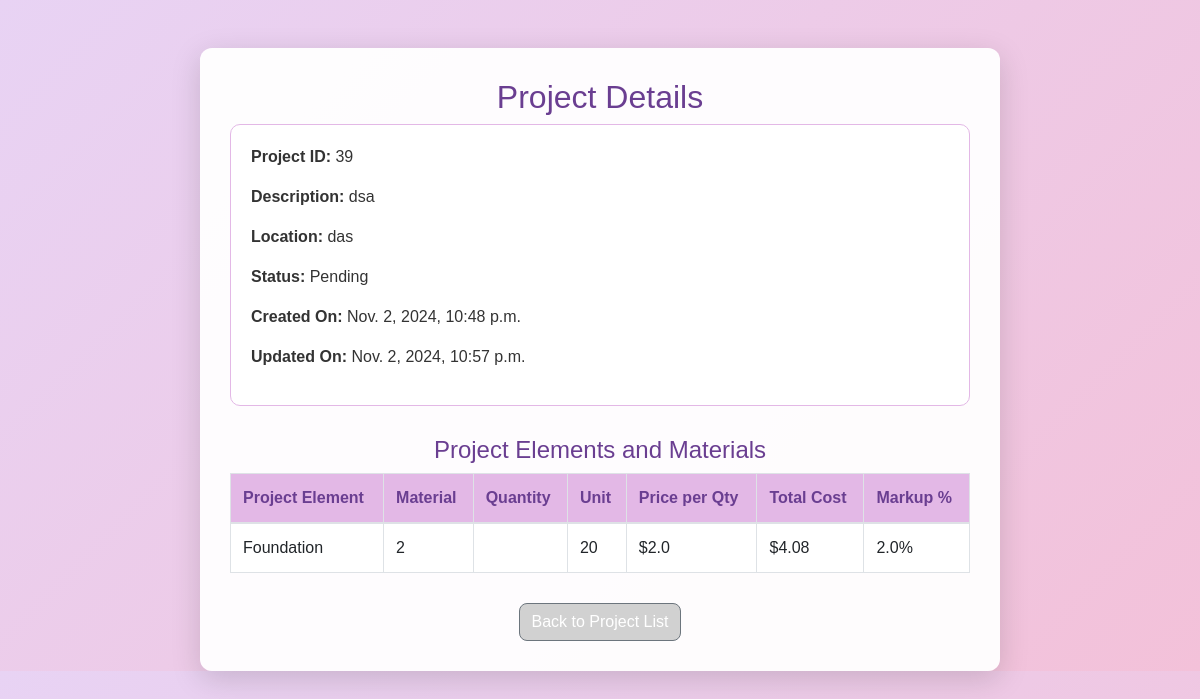
Screenshot of /edit_project/39/ (signed in) with the database file from the repository.
### quotations/models.py (models this page shows, shortened)
class Project(models.Model):
    STATUS_CHOICES = [
        ("Pending", "Pending"),
        ("Approved", "Approved"),
        ("Declined", "Declined"),
        ("Completed", "Completed"),
    ]
    name = models.CharField(max_length=100)
    area_size = models.DecimalField(max_digits=10, decimal_places=2, default=0)
    description = models.TextField()  # Changed to TextField for longer descriptions
    location = models.CharField(max_length=100)
    start_date = models.DateField(blank=True, null=True)
    end_date = models.DateField(blank=True, null=True)
    user = models.ForeignKey(User, on_delete=models.CASCADE, related_name="projects")
    status = models.CharField(
        max_length=20, choices=STATUS_CHOICES, default="Pending", blank=True, null=True
    )
    created_at = models.DateTimeField(auto_now_add=True)
    updated_at = models.DateTimeField(auto_now=True)
    approved_by_user = models.BooleanField(default=False)
    approved_by_admin = models.ForeignKey(
        User, null=True, blank=True, related_name="approved_projects", on_delete=models.SET_NULL
    )
    declined_by_admin = models.ForeignKey(
        User, null=True, blank=True, related_name="declined_projects", on_delete=models.SET_NULL
    )
    declined_by_user = models.BooleanField(default=False)

class ProjectElement(models.Model):
    project = models.ForeignKey(
        Project, on_delete=models.CASCADE, related_name="elements"
    )
    name = models.CharField(max_length=100)
    created_at = models.DateTimeField(auto_now_add=True)
    updated_at = models.DateTimeField(auto_now=True)

class Material(models.Model):
    STATUS_CHOICES = [
        ('pending', 'Pending'),
        ('approved', 'Approved'),
        ('declined', 'Declined'),
    ]
    element = models.ForeignKey(
        'ProjectElement', related_name="materials", on_delete=models.CASCADE
    )
    name = models.CharField(max_length=255)
    qty = models.FloatField(default=0)  # Default value of 0 for quantity
    unit = models.CharField(max_length=50)
    price_per_qty = models.FloatField(default=0)  # Default value of 0 for price per quantity
    markup_percentage = models.FloatField(default=0)  # Default value of 0 for markup percentage
    status = models.CharField(
        max_length=10, choices=STATUS_CHOICES, default='pending'
    )
    @property
    def total_cost(self):
        if self.qty > 0 and self.price_per_qty > 0 and self.markup_percentage > 0:
            return self.qty * self.price_per_qty * (1 + self.markup_percentage / 100)
        return 0  # Return 0 if not properly set by the superuser

### quotations/views.py (the view)
# urls.py: path("edit_project/<int:project_id>/", views.update_project, name="edit_project"),
@login_required
def update_project(request, project_id):
    project = get_object_or_404(Project, id=project_id)
    if request.method == "POST":
        project.name = request.POST.get("name", project.name)
        project.status = request.POST.get("status", project.status)
        project.save()
        return redirect("project_list")
    project_elements = ProjectElement.objects.filter(project=project)
    materials = Material.objects.filter(element__project=project)
    return render(
        request,
        "update_project.html",
        {
            "project": project,
            "project_elements": project_elements,
            "materials": materials,
        },
    )

### templates/update_project.html (shortened to what this page needs)
{% load static %}
<!DOCTYPE html>
<html lang="en">
<head>
    <link rel="stylesheet" href="https://stackpath.bootstrapcdn.com/bootstrap/4.5.2/css/bootstrap.min.css">
</head>
<body>
    <div class="container mt-5">
        <div class="project-container">
            <h2>Project Details</h2>
            {% if user.is_superuser %}
                <form method="post">
                    {% csrf_token %}
                    {{ form.as_p }}
                    {% if form.errors %}
                        <div class="error-messages">
                            {% for field, errors in form.errors.items %}
                                <p>{{ field|capfirst }}: {{ errors|join:", " }}</p>
                            {% endfor %}
                        </div>
                    {% endif %}
                    <div class="text-center">
                        <button type="submit" class="btn btn-primary">Save Changes</button>
                    </div>
                </form>
            {% else %}
                <div class="project-info">
                    <p><strong>Project ID:</strong> {{ project.id }}</p>
                    <p><strong>Description:</strong> {{ project.description }}</p>
                    <p><strong>Location:</strong> {{ project.location }}</p>
                    <p><strong>Status:</strong> {{ project.status }}</p>
                    <p><strong>Created On:</strong> {{ project.created_at }}</p>
                    <p><strong>Updated On:</strong> {{ project.updated_at }}</p>
                </div>
            {% endif %}
            <h4>Project Elements and Materials</h4>
            <table class="table table-bordered material-table">
                <thead>
                    <tr>
                        <th>Project Element</th>
                        <th>Material</th>
                        <th>Quantity</th>
                        <th>Unit</th>
                        <th>Price per Qty</th>
                        <th>Total Cost</th>
                        <th>Markup %</th>
                    </tr>
                </thead>
                <tbody>
                    {% for element in project.elements.all %}
                        {% for material in element.materials.all %}
                            <tr>
                                <td>{{ element.name }}</td>
                                <td>{{ material.name }}</td>
                                <td>{{ material.quantity }}</td>
                                <td>{{ material.unit }}</td>
                                <td>${{ material.price_per_qty }}</td>
                                <td>${{ material.total_cost }}</td>
                                <td>{{ material.markup_percentage }}%</td>
                            </tr>
                        {% endfor %}
                    {% endfor %}
                </tbody>
            </table>
            <div class="text-center">
                <a href="{% url 'project_list' %}" class="btn btn-secondary">Back to Project List</a>
            </div>
        </div>
    </div>
</body>
</html>

### templates/update_project.html (style rules this page uses)
body { background: linear-gradient(135deg, #e8d3f4, #f3c1d9); font-family: Arial, sans-serif; color: #333; overflow: hidden; }
.project-container { max-width: 800px; margin: auto; padding: 30px; background-color: rgba(255, 255, 255, 0.95); border-radius: 12px; box-shadow: 0 8px 30px rgba(0, 0, 0, 0.15); }
h2, h4 { text-align: center; color: #6a3e91; }
.project-info { margin-bottom: 30px; padding: 20px; border: 1px solid #e3b8e6; border-radius: 10px; background-color: #fff; }
.material-table { width: 100%; margin-bottom: 20px; }
.material-table th, .material-table td { text-align: left; }
.btn { margin-top: 10px; border-radius: 8px; }
.btn-secondary { background-color: #d1d1d1; }
.material-table th { background-color: #e3b8e6; color: #6a3e91; }
.material-table tr:nth-child(odd) { background-color: #ffffff; }

### rows the page displays
Project: id "39", description "dsa", location "das", status "Pending", created_at "Nov. 2, 2024, 10:48 p.m.", updated_at "Nov. 2, 2024, 10:57 p.m."
ProjectElement: name "Foundation"
Material: name "2", unit "20", price_per_qty "2.0", total_cost "4.08", markup_percentage "2.0"
